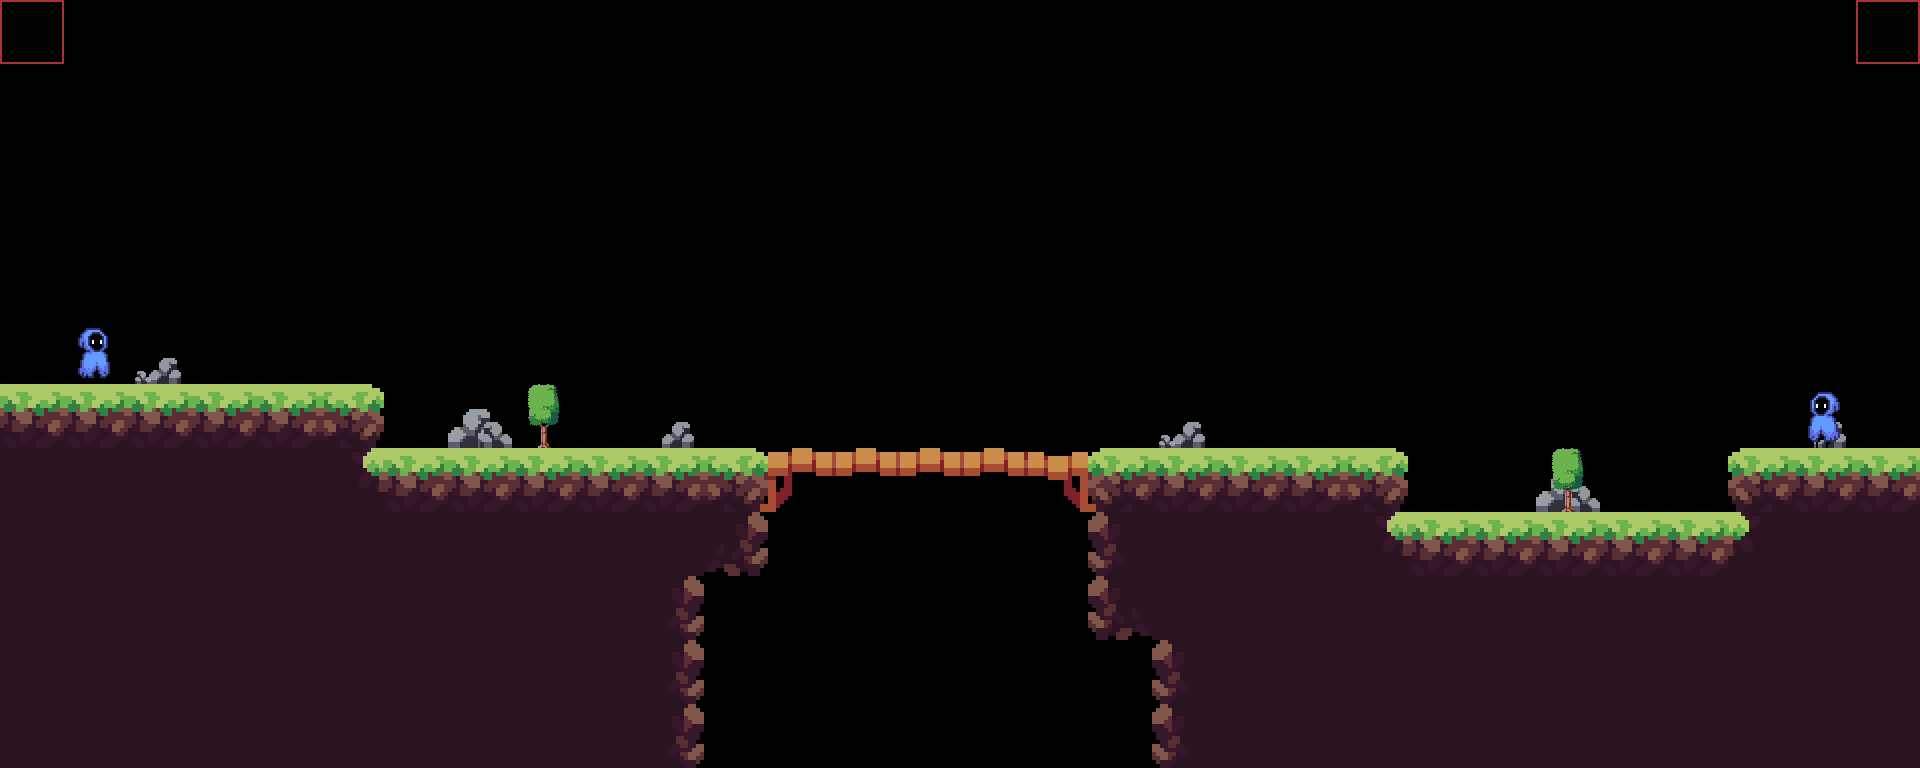

A level layout from a 2D game, rendered from its tile map. Below: a short description, then the map file with its tile-grid data intact:
An orthogonal 30x12 tile map with 64x64 px tiles, 5 tile layers (player_constraints, stones, trees, terrain, ...), 5 tilesets.

<map version="1.9" tiledversion="1.9.2" orientation="orthogonal" renderorder="right-down" width="30" height="12" tilewidth="64" tileheight="64" infinite="0" nextlayerid="10" nextobjectid="1">
 <editorsettings>
  <export target="../0/level_0.csv" format="csv" />
 </editorsettings>
 <tileset firstgid="1" source="../tilesets/tiles.tsx" />
 <tileset firstgid="21" source="../tilesets/player.tsx" />
 <tileset firstgid="23" source="../tilesets/enemy.tsx" />
 <tileset firstgid="26" source="../tilesets/tree.tsx" />
 <tileset firstgid="27" source="../tilesets/npc.tsx" />
 <layer id="6" name="player_constraints" width="30" height="12" locked="1">
  <data encoding="csv">
24,0,0,0,0,0,0,0,0,0,0,0,0,0,0,0,0,0,0,0,0,0,0,0,0,0,0,0,0,25,
0,0,0,0,0,0,0,0,0,0,0,0,0,0,0,0,0,0,0,0,0,0,0,0,0,0,0,0,0,0,
0,0,0,0,0,0,0,0,0,0,0,0,0,0,0,0,0,0,0,0,0,0,0,0,0,0,0,0,0,0,
0,0,0,0,0,0,0,0,0,0,0,0,0,0,0,0,0,0,0,0,0,0,0,0,0,0,0,0,0,0,
0,0,0,0,0,0,0,0,0,0,0,0,0,0,0,0,0,0,0,0,0,0,0,0,0,0,0,0,0,0,
0,0,0,0,0,0,0,0,0,0,0,0,0,0,0,0,0,0,0,0,0,0,0,0,0,0,0,0,0,0,
0,0,0,0,0,0,0,0,0,0,0,0,0,0,0,0,0,0,0,0,0,0,0,0,0,0,0,0,0,0,
0,0,0,0,0,0,0,0,0,0,0,0,0,0,0,0,0,0,0,0,0,0,0,0,0,0,0,0,0,0,
0,0,0,0,0,0,0,0,0,0,0,0,0,0,0,0,0,0,0,0,0,0,0,0,0,0,0,0,0,0,
0,0,0,0,0,0,0,0,0,0,0,0,0,0,0,0,0,0,0,0,0,0,0,0,0,0,0,0,0,0,
0,0,0,0,0,0,0,0,0,0,0,0,0,0,0,0,0,0,0,0,0,0,0,0,0,0,0,0,0,0,
0,0,0,0,0,0,0,0,0,0,0,0,0,0,0,0,0,0,0,0,0,0,0,0,0,0,0,0,0,0
</data>
 </layer>
 <layer id="3" name="stones" width="30" height="12" locked="1">
  <data encoding="csv">
0,0,0,0,0,0,0,0,0,0,0,0,0,0,0,0,0,0,0,0,0,0,0,0,0,0,0,0,0,0,
0,0,0,0,0,0,0,0,0,0,0,0,0,0,0,0,0,0,0,0,0,0,0,0,0,0,0,0,0,0,
0,0,0,0,0,0,0,0,0,0,0,0,0,0,0,0,0,0,0,0,0,0,0,0,0,0,0,0,0,0,
0,0,0,0,0,0,0,0,0,0,0,0,0,0,0,0,0,0,0,0,0,0,0,0,0,0,0,0,0,0,
0,0,0,0,0,0,0,0,0,0,0,0,0,0,0,0,0,0,0,0,0,0,0,0,0,0,0,0,0,0,
0,0,16,0,0,0,0,0,0,0,0,0,0,0,0,0,0,0,0,0,0,0,0,0,0,0,0,0,0,0,
0,0,0,0,0,0,0,19,0,0,20,0,0,0,0,0,0,0,16,0,0,0,0,0,0,0,0,0,20,0,
0,0,0,0,0,0,0,0,0,0,0,0,0,0,0,0,0,0,0,0,0,0,0,0,19,0,0,0,0,0,
0,0,0,0,0,0,0,0,0,0,0,0,0,0,0,0,0,0,0,0,0,0,0,0,0,0,0,0,0,0,
0,0,0,0,0,0,0,0,0,0,0,0,0,0,0,0,0,0,0,0,0,0,0,0,0,0,0,0,0,0,
0,0,0,0,0,0,0,0,0,0,0,0,0,0,0,0,0,0,0,0,0,0,0,0,0,0,0,0,0,0,
0,0,0,0,0,0,0,0,0,0,0,0,0,0,0,0,0,0,0,0,0,0,0,0,0,0,0,0,0,0
</data>
 </layer>
 <layer id="8" name="trees" width="30" height="12" locked="1">
  <data encoding="csv">
0,0,0,0,0,0,0,0,0,0,0,0,0,0,0,0,0,0,0,0,0,0,0,0,0,0,0,0,0,0,
0,0,0,0,0,0,0,0,0,0,0,0,0,0,0,0,0,0,0,0,0,0,0,0,0,0,0,0,0,0,
0,0,0,0,0,0,0,0,0,0,0,0,0,0,0,0,0,0,0,0,0,0,0,0,0,0,0,0,0,0,
0,0,0,0,0,0,0,0,0,0,0,0,0,0,0,0,0,0,0,0,0,0,0,0,0,0,0,0,0,0,
0,0,0,0,0,0,0,0,0,0,0,0,0,0,0,0,0,0,0,0,0,0,0,0,0,0,0,0,0,0,
0,0,0,0,0,0,0,0,0,0,0,0,0,0,0,0,0,0,0,0,0,0,0,0,0,0,0,0,0,0,
0,0,0,0,0,0,0,0,26,0,0,0,0,0,0,0,0,0,0,0,0,0,0,0,0,0,0,0,0,0,
0,0,0,0,0,0,0,0,0,0,0,0,0,0,0,0,0,0,0,0,0,0,0,0,26,0,0,0,0,0,
0,0,0,0,0,0,0,0,0,0,0,0,0,0,0,0,0,0,0,0,0,0,0,0,0,0,0,0,0,0,
0,0,0,0,0,0,0,0,0,0,0,0,0,0,0,0,0,0,0,0,0,0,0,0,0,0,0,0,0,0,
0,0,0,0,0,0,0,0,0,0,0,0,0,0,0,0,0,0,0,0,0,0,0,0,0,0,0,0,0,0,
0,0,0,0,0,0,0,0,0,0,0,0,0,0,0,0,0,0,0,0,0,0,0,0,0,0,0,0,0,0
</data>
 </layer>
 <layer id="1" name="terrain" width="30" height="12" locked="1">
  <data encoding="csv">
0,0,0,0,0,0,0,0,0,0,0,0,0,0,0,0,0,0,0,0,0,0,0,0,0,0,0,0,0,0,
0,0,0,0,0,0,0,0,0,0,0,0,0,0,0,0,0,0,0,0,0,0,0,0,0,0,0,0,0,0,
0,0,0,0,0,0,0,0,0,0,0,0,0,0,0,0,0,0,0,0,0,0,0,0,0,0,0,0,0,0,
0,0,0,0,0,0,0,0,0,0,0,0,0,0,0,0,0,0,0,0,0,0,0,0,0,0,0,0,0,0,
0,0,0,0,0,0,0,0,0,0,0,0,0,0,0,0,0,0,0,0,0,0,0,0,0,0,0,0,0,0,
0,0,0,0,0,0,0,0,0,0,0,0,0,0,0,0,0,0,0,0,0,0,0,0,0,0,0,0,0,0,
2,2,2,2,2,3,0,0,0,0,0,0,0,0,0,0,0,0,0,0,0,0,0,0,0,0,0,0,0,0,
6,6,6,6,6,8,2,2,2,2,2,18,13,14,14,14,15,17,2,2,2,3,0,0,0,0,0,1,2,2,
6,6,6,6,6,6,6,6,6,6,6,11,0,0,0,0,0,5,6,6,6,8,2,2,2,2,2,12,6,6,
6,6,6,6,6,6,6,6,6,6,7,0,0,0,0,0,0,9,6,6,6,6,6,6,6,6,6,6,6,6,
6,6,6,6,6,6,6,6,6,6,7,0,0,0,0,0,0,0,5,6,6,6,6,6,6,6,6,6,6,6,
6,6,6,6,6,6,6,6,6,6,7,0,0,0,0,0,0,0,5,6,6,6,6,6,6,6,6,6,6,6
</data>
 </layer>
 <layer id="4" name="player" width="30" height="12" locked="1">
  <data encoding="csv">
0,0,0,0,0,0,0,0,0,0,0,0,0,0,0,0,0,0,0,0,0,0,0,0,0,0,0,0,0,0,
0,0,0,0,0,0,0,0,0,0,0,0,0,0,0,0,0,0,0,0,0,0,0,0,0,0,0,0,0,0,
0,0,0,0,0,0,0,0,0,0,0,0,0,0,0,0,0,0,0,0,0,0,0,0,0,0,0,0,0,0,
0,0,0,0,0,0,0,0,0,0,0,0,0,0,0,0,0,0,0,0,0,0,0,0,0,0,0,0,0,0,
0,0,0,0,0,0,0,0,0,0,0,0,0,0,0,0,0,0,0,0,0,0,0,0,0,0,0,0,0,0,
0,21,0,0,0,0,0,0,0,0,0,0,0,0,0,0,0,0,0,0,0,0,0,0,0,0,0,0,0,0,
0,0,0,0,0,0,0,0,0,0,0,0,0,0,0,0,0,0,0,0,0,0,0,0,0,0,0,0,22,0,
0,0,0,0,0,0,0,0,0,0,0,0,0,0,0,0,0,0,0,0,0,0,0,0,0,0,0,0,0,0,
0,0,0,0,0,0,0,0,0,0,0,0,0,0,0,0,0,0,0,0,0,0,0,0,0,0,0,0,0,0,
0,0,0,0,0,0,0,0,0,0,0,0,0,0,0,0,0,0,0,0,0,0,0,0,0,0,0,0,0,0,
0,0,0,0,0,0,0,0,0,0,0,0,0,0,0,0,0,0,0,0,0,0,0,0,0,0,0,0,0,0,
0,0,0,0,0,0,0,0,0,0,0,0,0,0,0,0,0,0,0,0,0,0,0,0,0,0,0,0,0,0
</data>
 </layer>
</map>
